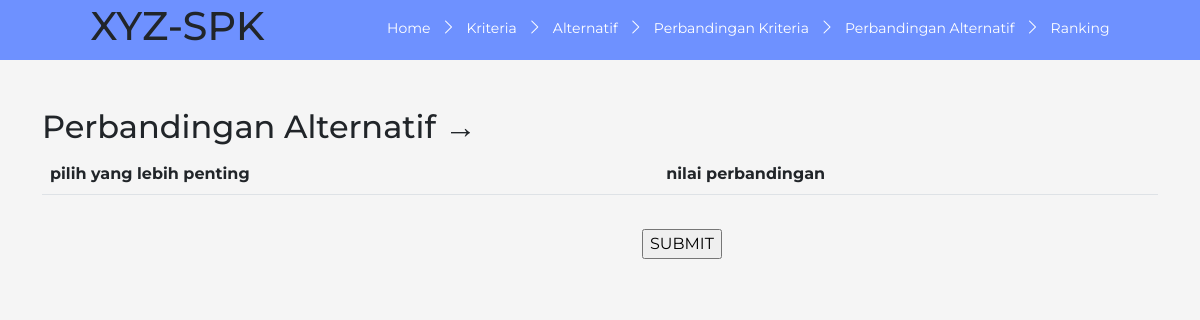
Page /staff/spk/bobot.php?c=1 on the earlier database version.
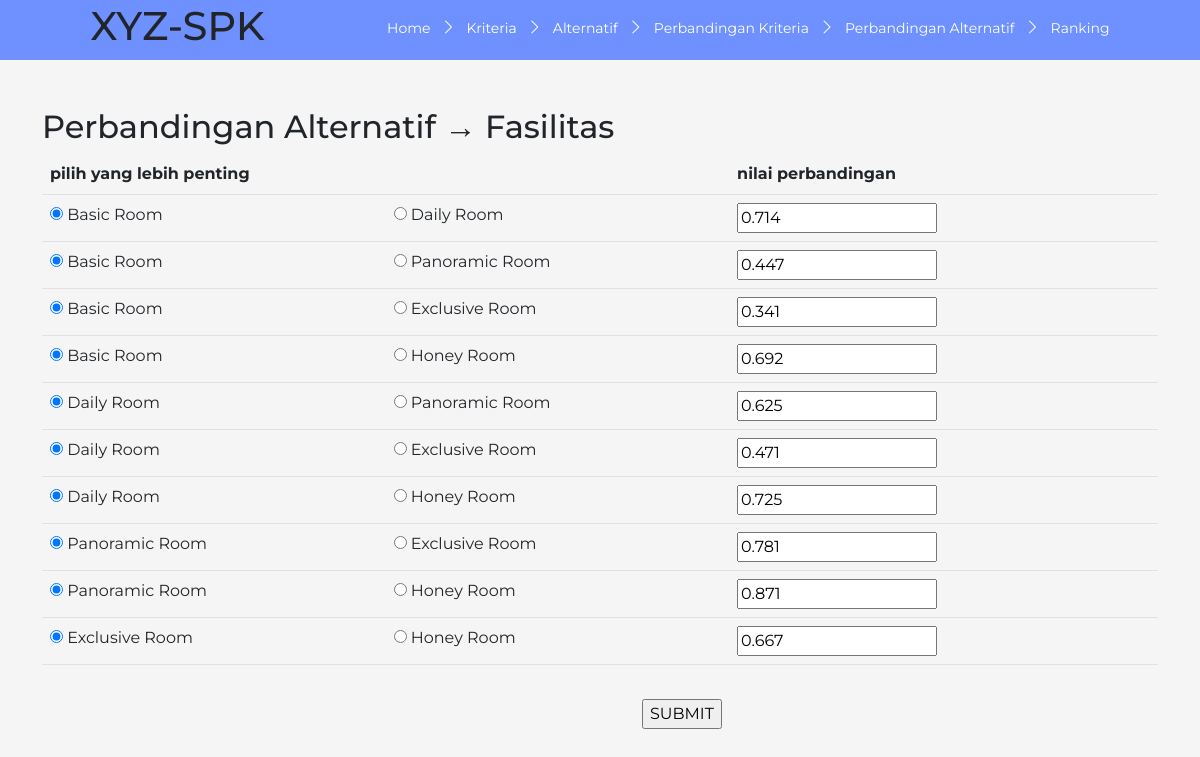
Same page on the later database version.
### tables this page shows
CREATE TABLE `perbandingan_alternatif` (
  `id` int(11) NOT NULL,
  `alternatif1` int(11) NOT NULL,
  `alternatif2` int(11) NOT NULL,
  `pembanding` int(11) NOT NULL,
  `nilai` float NOT NULL
);

### staff/spk/config.php (called while the page is built, shortened)
<?php
	$database = 'spk_ahp';
?>

### staff/spk/fungsi.php (the view, shortened to what this page needs)
<?php
function getKriteriaID($no_urut) {
	include('config.php');
	$query  = "SELECT id FROM kriteria ORDER BY id";
	$result = mysqli_query($koneksi, $query);
	while ($row = mysqli_fetch_array($result)) {
		$listID[] = $row['id'];
	}
	return $listID[($no_urut)];
}
function getAlternatifID($no_urut) {
	include('config.php');
	$query  = "SELECT id FROM alternatif ORDER BY id";
	$result = mysqli_query($koneksi, $query);
	while ($row = mysqli_fetch_array($result)) {
		$listID[] = $row['id'];
	}
	return $listID[($no_urut)];
}
function getKriteriaNama($no_urut) {
	include('config.php');
	$query  = "SELECT nama FROM kriteria ORDER BY id";
	$result = mysqli_query($koneksi, $query);
	while ($row = mysqli_fetch_array($result)) {
		$nama[] = $row['nama'];
	}
	return $nama[($no_urut)];
}
function getJumlahAlternatif() {
	include('config.php');
	$query  = "SELECT count(*) FROM alternatif";
	$result = mysqli_query($koneksi, $query);
	while ($row = mysqli_fetch_array($result)) {
		$jmlData = $row[0];
	}
	return $jmlData;
}
function getJumlahKriteria() {
	include('config.php');
	$query  = "SELECT count(*) FROM kriteria";
	$result = mysqli_query($koneksi, $query);
	while ($row = mysqli_fetch_array($result)) {
		$jmlData = $row[0];
	}
	return $jmlData;
}
function getNilaiPerbandinganAlternatif($alternatif1,$alternatif2,$pembanding) {
	include('config.php');
	$id_alternatif1 = getAlternatifID($alternatif1);
	$id_alternatif2 = getAlternatifID($alternatif2);
	$id_pembanding  = getKriteriaID($pembanding);
	$query  = "SELECT nilai FROM perbandingan_alternatif WHERE alternatif1 = $id_alternatif1 AND alternatif2 = $id_alternatif2 AND pembanding = $id_pembanding";
	$result = mysqli_query($koneksi, $query);
	if (mysqli_num_rows($result)==0) {
		$nilai = 1;
	} else {
		while ($row = mysqli_fetch_array($result)) {
			$nilai = $row['nilai'];
		}
	}
	return $nilai;
}
function showTabelPerbandingan($jenis,$kriteria) {
	include('config.php');
	if ($kriteria == 'kriteria') {
		$n = getJumlahKriteria();
	} else {
		$n = getJumlahAlternatif();
	}
	$query = "SELECT nama FROM $kriteria ORDER BY id";
	$result	= mysqli_query($koneksi, $query);
	while ($row = mysqli_fetch_array($result)) {
		$pilihan[] = $row['nama'];
	}
	?>
	<form class="ui form" action="proses.php" method="post">
	<table class="ui celled selectable collapsing table">
		<thead>
			<tr>
				<th colspan="2">pilih yang lebih penting</th>
				<th>nilai perbandingan</th>
			</tr>
		</thead>
		<tbody>
	<?php
	$urut = 0;
	for ($x=0; $x <= ($n - 2); $x++) {
		for ($y=($x+1); $y <= ($n - 1) ; $y++) {
			$urut++;
	?>
			<tr>
				<td>
					<div class="field">
						<div class="ui radio checkbox">
							<input name="pilih<?php echo $urut?>" value="1" checked="" class="hidden" type="radio">
							<label><?php echo $pilihan[$x]; ?></label>
						</div>
					</div>
				</td>
				<td>
					<div class="field">
						<div class="ui radio checkbox">
							<input name="pilih<?php echo $urut?>" value="2" class="hidden" type="radio">
							<label><?php echo $pilihan[$y]; ?></label>
						</div>
					</div>
				</td>
				<td>
					<div class="field">
	<?php
	if ($kriteria == 'kriteria') {
		$nilai = getNilaiPerbandinganKriteria($x,$y);
	} else {
		$nilai = getNilaiPerbandinganAlternatif($x,$y,($jenis-1));
	}
	?>
						<input type="number" name="bobot<?php echo $urut?>" value="<?php echo $nilai?>">
					</div>
				</td>
			</tr>
			<?php
		}
	}
	?>
		</tbody>
	</table>
	<br><br><input class="ui submit button" type="submit" name="submit" value="SUBMIT" style="margin-left: 50%; position: absolute; margin-top: -30px;">
	</form>
	<?php
}
?>

### staff/spk/bobot.php
<?php
	include('config.php');
	include('fungsi.php');
	$jenis = $_GET['c'];
	include('navbar.php');
?>
<section class="content container mt-5">
	<h2 class="ui header">Perbandingan Alternatif &rarr; <?php echo getKriteriaNama($jenis-1) ?></h2>
	<?php showTabelPerbandingan($jenis,'alternatif'); ?>
</section>

Differences in the rows shown:
added perbandingan_alternatif: nilai "0.714"
added perbandingan_alternatif: nilai "0.447"
added perbandingan_alternatif: nilai "0.341"
added perbandingan_alternatif: nilai "0.692"
added perbandingan_alternatif: nilai "0.625"
added perbandingan_alternatif: nilai "0.471"
added perbandingan_alternatif: nilai "0.725"
added perbandingan_alternatif: nilai "0.781"
added perbandingan_alternatif: nilai "0.871"
added perbandingan_alternatif: nilai "0.667"
Other differences:
getKriteriaNama($jenis-1): (not shown) → "Fasilitas"
new list line: "☑ Basic Room ☐ Daily Room ☑ Basic Room ☐ Panoramic Room ☑ Basic Room ☐ Exclusive Room ☑ Basic Room ☐ Honey Room"
new list line: "☑ Daily Room ☐ Panoramic Room ☑ Daily Room ☐ Exclusive Room ☑ Daily Room ☐ Honey Room"
new list line: "☑ Panoramic Room ☐ Exclusive Room ☑ Panoramic Room ☐ Honey Room"
new list line: "☑ Exclusive Room ☐ Honey Room"
